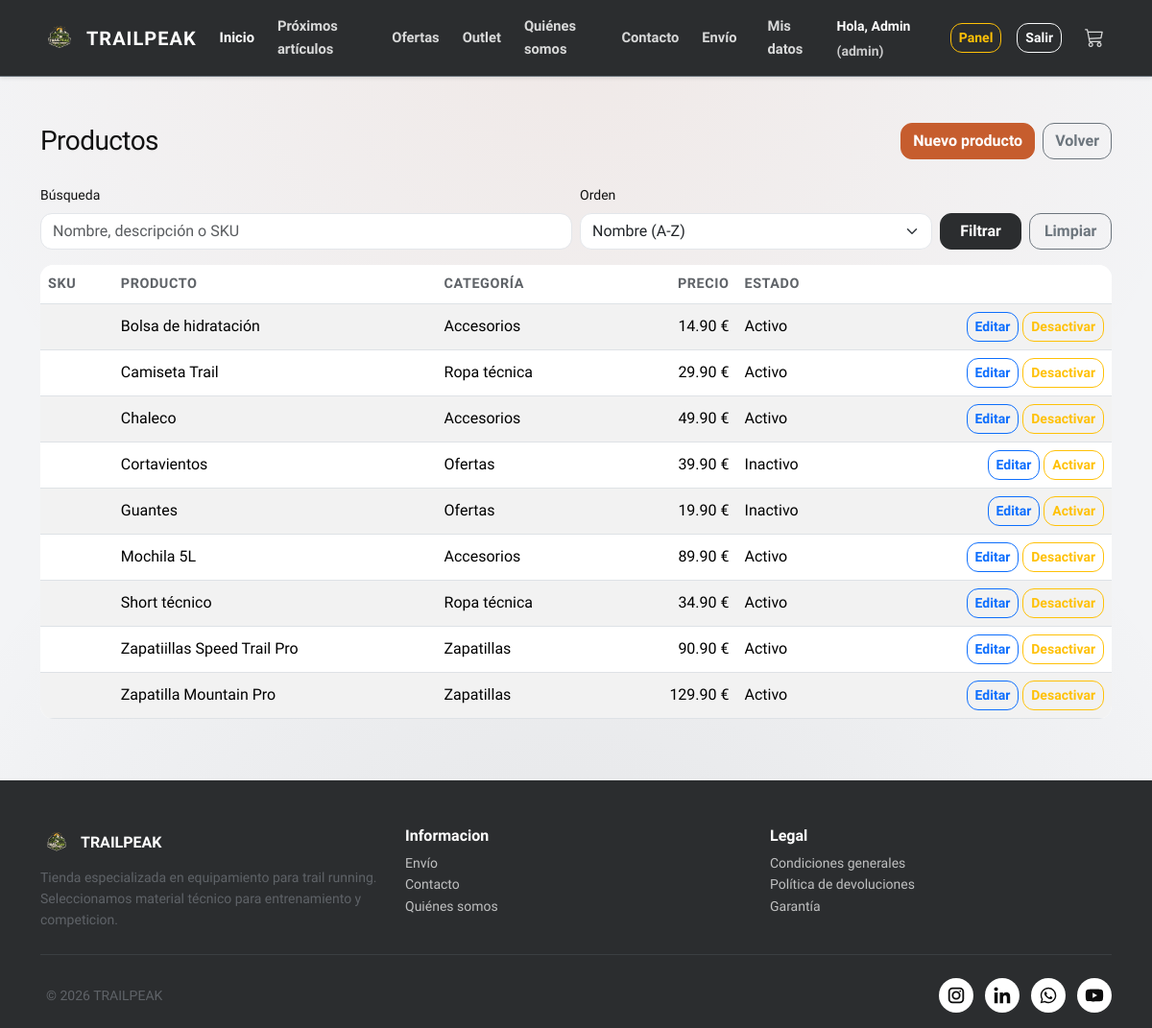
Page /admin/productos.php (signed in) on the earlier database version.
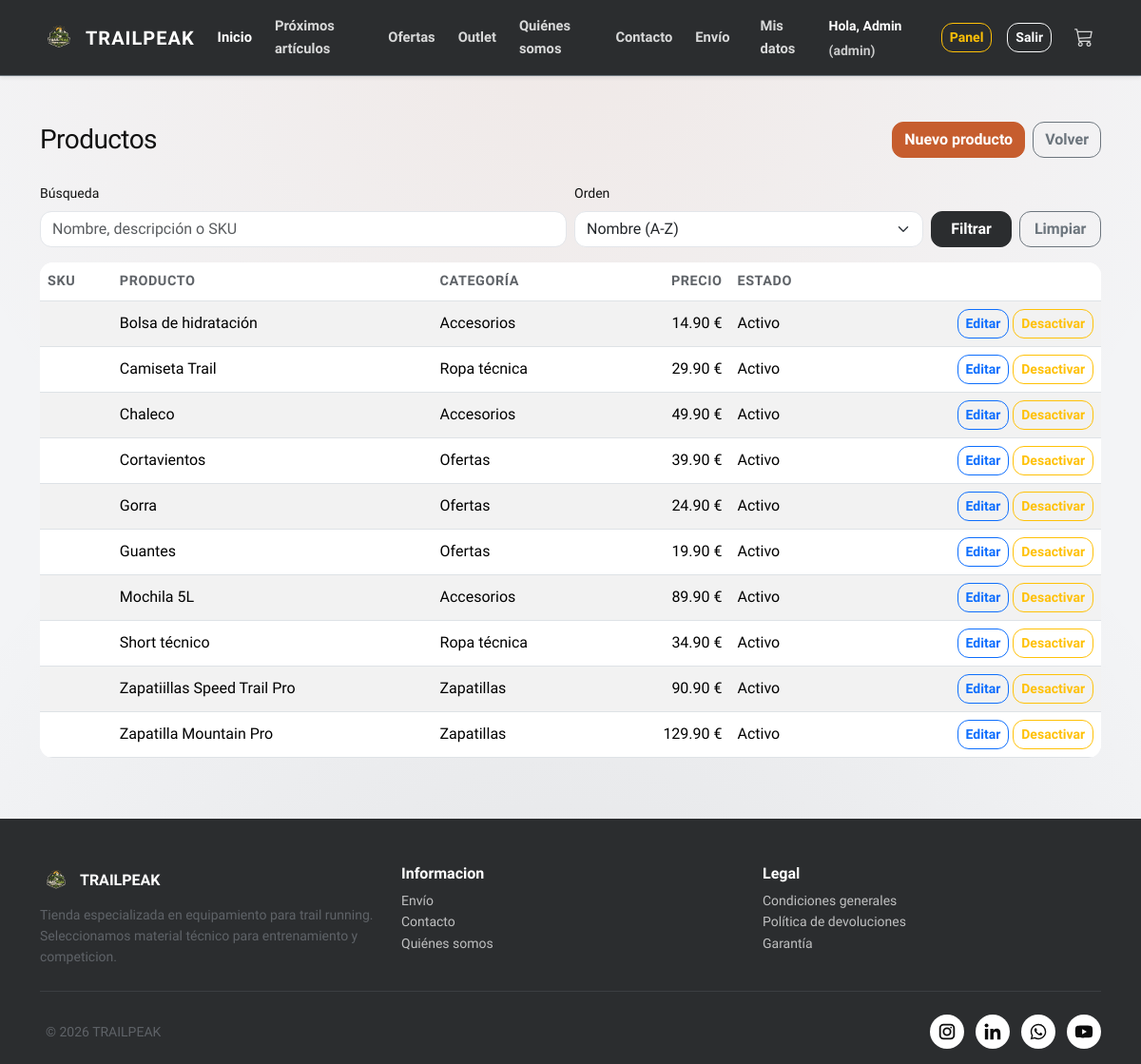
Same page on the later database version.
### tables this page shows
CREATE TABLE `producto` (
  `id_producto` int(11) NOT NULL,
  `sku` varchar(50) DEFAULT NULL,
  `nombre` varchar(100) NOT NULL,
  `descripcion` text DEFAULT NULL,
  `precio` decimal(8,2) NOT NULL,
  `stock` int(11) NOT NULL,
  `id_categoria` int(11) NOT NULL,
  `imagen_path` varchar(255) DEFAULT NULL,
  `activo` tinyint(1) DEFAULT 1
);

CREATE TABLE `categoria` (
  `id_categoria` int(11) NOT NULL,
  `nombre` varchar(100) NOT NULL,
  `id_padre` int(11) DEFAULT NULL,
  `activo` tinyint(1) DEFAULT 1
);

### lib/auth.php (called while the page is built, shortened)
<?php
function is_logged_in(): bool {
  return isset($_SESSION['user']);
}
function current_user(): ?array {
  return $_SESSION['user'] ?? null;
}

### admin/productos.php (the view, shortened to what this page needs)
<?php
require_once __DIR__ . '/../config/db.php';
$q = trim($_GET['q'] ?? '');
$order = $_GET['order'] ?? 'nombre_asc';
$params = [];
$orderSql = 'p.nombre ASC';
$sql = "
  SELECT p.id_producto, p.sku, p.nombre, p.precio, p.activo, c.nombre AS categoria
  FROM producto p
  INNER JOIN categoria c ON c.id_categoria = p.id_categoria
";
$sql .= " ORDER BY $orderSql";
$stmt = $pdo->prepare($sql);
$stmt->execute($params);
$productos = $stmt->fetchAll(PDO::FETCH_ASSOC);
?>
<?php require_once __DIR__ . '/../includes/header.php'; ?>
<main class="container py-5">
    <div class="d-flex justify-content-between align-items-center mb-4">
      <h1 class="h3 mb-0">Productos</h1>
      <div class="d-flex gap-2">
        <a class="btn btn-primary" href="<?= BASE_URL ?>admin/producto_form.php">Nuevo producto</a>
        <a class="btn btn-outline-secondary" href="<?= BASE_URL ?>admin/index.php">Volver</a>
      </div>
    </div>
    <form class="row g-2 align-items-end mb-3" method="get" action="productos.php">
      <div class="col-md-6">
        <label class="form-label small">Búsqueda</label>
        <input type="text" name="q" class="form-control" value="<?= htmlspecialchars($q) ?>" placeholder="Nombre, descripción o SKU">
      </div>
      <div class="col-md-4">
        <label class="form-label small">Orden</label>
        <select name="order" class="form-select">
          <option value="nombre_asc" <?= ($order === 'nombre_asc') ? 'selected' : '' ?>>Nombre (A-Z)</option>
        </select>
      </div>
      <div class="col-md-2 d-flex gap-2">
        <button class="btn btn-dark w-100" type="submit">Filtrar</button>
        <a class="btn btn-outline-secondary w-100" href="productos.php">Limpiar</a>
      </div>
    </form>
    <?php if (!$productos): ?>
      <div class="alert alert-info">No hay productos registrados.</div>
    <?php else: ?>
      <div class="table-responsive">
        <table class="table table-striped align-middle">
          <thead>
            <tr>
              <th>SKU</th>
              <th>Producto</th>
              <th>Categoría</th>
              <th class="text-end">Precio</th>
              <th>Estado</th>
              <th></th>
            </tr>
          </thead>
          <tbody>
            <?php foreach ($productos as $p): ?>
              <tr>
                <td><?= htmlspecialchars($p['sku'] ?? '') ?></td>
                <td><?= htmlspecialchars($p['nombre']) ?></td>
                <td><?= htmlspecialchars($p['categoria']) ?></td>
                <td class="text-end"><?= number_format((float)$p['precio'], 2) ?> €</td>
                <td><?= ((int)$p['activo'] === 1) ? 'Activo' : 'Inactivo' ?></td>
                <td class="text-end">
                  <a class="btn btn-sm btn-outline-primary" href="<?= BASE_URL ?>admin/producto_form.php?id=<?= (int)$p['id_producto'] ?>">Editar</a>
                  <form method="post" class="d-inline" onsubmit="return confirm('¿Seguro que quieres cambiar el estado de este producto?');">
                    <button class="btn btn-sm btn-outline-warning" type="submit">
                      <?= ((int)$p['activo'] === 1) ? 'Desactivar' : 'Activar' ?>
                    </button>
                  </form>
                </td>
              </tr>
            <?php endforeach; ?>
          </tbody>
        </table>
      </div>
    <?php endif; ?>
  </main>
<?php require_once __DIR__ . '/../includes/footer.php'; ?>

### includes/header.php (shortened to what this page needs)
<?php
require_once __DIR__ . '/../lib/auth.php';
?>
<!DOCTYPE html>
<html lang="es">
  <head>
    <link
      href="https://cdn.jsdelivr.net/npm/bootstrap@5.3.2/dist/css/bootstrap.min.css"
      rel="stylesheet"
    />
    <link rel="stylesheet" href="<?= BASE_URL ?>css/style.css" />
    <link
      rel="stylesheet"
      href="https://cdn.jsdelivr.net/npm/bootstrap-icons@1.11.1/font/bootstrap-icons.css"
    />
  </head>
  <body>
    <nav class="navbar navbar-expand-lg navbar-dark bg-dark py-2 shadow-sm border-bottom border-secondary">
      <div class="container">
        <a class="navbar-brand d-flex align-items-center gap-2" href="<?= BASE_URL ?>index.php">
          <img src="<?= BASE_URL ?>img/ui/logo_trailpeak.png" alt="TrailPeak logo" height="40" />
          <span class="fw-bold text-uppercase">TRAILPEAK</span>
        </a>
        <div class="collapse navbar-collapse" id="menu">
          <ul class="navbar-nav ms-auto align-items-lg-center gap-2 fw-semibold pt-2 pt-lg-0">
            <li class="nav-item">
              <a class="nav-link active px-2" href="<?= BASE_URL ?>index.php">Inicio</a>
            </li>
            <li class="nav-item">
              <a class="nav-link px-2" href="#proximos">Próximos artículos</a>
            </li>
            <li class="nav-item">
              <a class="nav-link px-2" href="#ofertas">Ofertas</a>
            </li>
            <li class="nav-item">
              <a class="nav-link px-2" href="#outlet">Outlet</a>
            </li>
            <li class="nav-item">
              <a class="nav-link px-2" href="<?= BASE_URL ?>quienes_somos.php">Quiénes somos</a>
            </li>
            <li class="nav-item">
              <a class="nav-link px-2" href="<?= BASE_URL ?>contacto.php">Contacto</a>
            </li>
            <li class="nav-item">
              <a class="nav-link px-2" href="<?= BASE_URL ?>envio.php">Envío</a>
            </li>
            <?php if (!is_logged_in()): ?>
              <li class="nav-item ms-lg-2">
                <a class="btn btn-outline-light btn-sm" href="<?= BASE_URL ?>login.php">
                  Inicia sesión
                </a>
              </li>
            <?php else: ?>
              <li class="nav-item ms-lg-2">
                <a class="nav-link px-2" href="<?= BASE_URL ?>mis_datos.php">Mis datos</a>
              </li>
              <li class="nav-item ms-lg-2">
                <span class="navbar-text text-white small">
                  Hola, <?= htmlspecialchars(current_user()['nombre']) ?>
                  <span class="opacity-75">(<?= htmlspecialchars(current_user()['rol']) ?>)</span>
                </span>
              </li>
              <?php if (in_array(current_user()['rol'], ['admin','empleado'], true)): ?>
                <li class="nav-item ms-lg-2">
                  <a class="btn btn-outline-warning btn-sm" href="<?= BASE_URL ?>admin/index.php">
                    Panel
                  </a>
                </li>
              <?php endif; ?>
              <li class="nav-item ms-lg-2">
                <a class="btn btn-outline-light btn-sm" href="<?= BASE_URL ?>logout.php">
                  Salir
                </a>
              </li>
            <?php endif; ?>
            <li class="nav-item ms-lg-2">
              <a class="nav-link position-relative" href="<?= BASE_URL ?>cart.php" title="Ver carrito">
                <i class="bi bi-cart3 fs-5"></i>
              </a>
            </li>
          </ul>
        </div>
      </div>
    </nav>

### includes/footer.php (shortened to what this page needs)
    <footer class="bg-dark text-white pt-5 pb-3">
      <div class="container">
        <div class="row g-4">
          <div class="col-md-4">
            <div class="d-flex align-items-center gap-2 mb-2">
              <img
                src="<?= BASE_URL ?>img/ui/logo_trailpeak.png"
                alt="TrailPeak logo"
                height="34"
              />
              <span class="fw-bold">TRAILPEAK</span>
            </div>
            <p class="text-muted small mb-0">
              Tienda especializada en equipamiento para trail running. Seleccionamos material técnico para entrenamiento y competicion.
            </p>
          </div>
          <div class="col-md-4">
            <h6 class="fw-bold">Informacion</h6>
            <ul class="list-unstyled small mb-0">
              <li><a class="footer-link" href="<?= BASE_URL ?>envio.php">Envío</a></li>
              <li><a class="footer-link" href="<?= BASE_URL ?>contacto.php">Contacto</a></li>
              <li><a class="footer-link" href="<?= BASE_URL ?>quienes_somos.php">Quiénes somos</a></li>
            </ul>
          </div>
          <div class="col-md-4">
            <h6 class="fw-bold">Legal</h6>
            <ul class="list-unstyled small mb-0">
              <li><a class="footer-link" href="<?= BASE_URL ?>condiciones.php">Condiciones generales</a></li>
              <li>
                <a class="footer-link" href="<?= BASE_URL ?>politica.php">Política de devoluciones</a>
              </li>
              <li><a class="footer-link" href="<?= BASE_URL ?>garantia.php">Garantía</a></li>
            </ul>
          </div>
        </div>
        <hr class="border-secondary my-4" />
        <div class="footer-bottom d-flex flex-column flex-md-row align-items-center justify-content-between gap-3">
          <small class="text-muted footer-copy">© 2026 TRAILPEAK</small>
          <div id="SocailIcons" class="footer-social">
            <a class="icons instaIcon" href="#" aria-label="Instagram">
              <span class="icon insta">
              </span>
            </a>
            <a class="icons linkedin" href="#" aria-label="LinkedIn">
              <span class="icon link">
              </span>
            </a>
            <a class="icons whatsapp" href="#" aria-label="WhatsApp">
              <span class="icon whats">
              </span>
            </a>
            <a class="icons youtube" href="#" aria-label="YouTube">
              <span class="icon tube">
              </span>
            </a>
          </div>
        </div>
      </div>
    </footer>
  </body>
</html>

### css/style.css (style rules this page uses)
:root { --tp-primary: #2b2d2f; --tp-secondary: #6b7280; --tp-accent: #c65d2e; --tp-bg: #f3f4f6; --tp-surface: #ffffff; --tp-text: #111111; --tp-muted: #5f6368; --tp-border: #e3e6ea; --tp-shadow: 0 14px 30px rgba(16, 24, 40, 0.08); }
html, body { margin: 0; padding: 0; }
body { font-family: "Sora", "Segoe UI", sans-serif; background-color: var(--tp-bg); background-image: radial-gradient(circle at top, rgba(198, 93, 46, 0.08), transparent 55%), radial-gradient(circle at bottom, rgba(43, 45, 47, 0.08), transparent 60%); color: var(--tp-text); line-height: 1.6; min-height: 100vh; display: flex; flex-direction: column; }
main { flex: 1 0 auto; }
h1, h2, h3, h4, h5 { letter-spacing: -0.02em; }
.navbar-brand span { letter-spacing: 1px; }
.navbar { box-shadow: 0 8px 20px rgba(16, 24, 40, 0.2); }
.navbar .nav-link { font-size: 0.92rem; color: rgba(255, 255, 255, 0.82); }
.bg-dark { background-color: var(--tp-primary) !important; }
.text-muted { color: var(--tp-muted) !important; }
.btn-primary { background-color: var(--tp-accent); border-color: var(--tp-accent); }
.btn-dark { background-color: var(--tp-primary); border-color: var(--tp-primary); }
a { color: var(--tp-primary); }
.form-control, .form-select { border-radius: 12px; border-color: var(--tp-border); box-shadow: none; }
.btn { border-radius: 12px; font-weight: 600; }
.table { background-color: var(--tp-surface); border-radius: 14px; overflow: hidden; }
.table thead th { font-size: 0.9rem; text-transform: uppercase; letter-spacing: 0.04em; color: var(--tp-muted); }
.footer-link { color: rgba(255, 255, 255, 0.7); text-decoration: none; }
#SocailIcons { display: flex; align-items: center; gap: 12px; }
.footer-social { justify-content: flex-end; }
.footer-copy { padding-left: 6px; }
.icons { width: 36px; height: 36px; background: #fff; border-radius: 50%; cursor: pointer; outline: none; border: none; text-align: center; position: relative; display: inline-flex; align-items: center; justify-content: center; }
.icon { display: inline-flex; width: 100%; height: 100%; align-items: center; justify-content: center; border-radius: 50%; position: relative; overflow: hidden; border: none; outline: none; transition: color 0.3s ease; color: #0c0c0c; }
.icon::before { content: ""; position: absolute; bottom: 0; left: 0; width: 100%; height: 0; border-radius: 50%; transform: rotateX(360deg); transition: height 0.3s ease; z-index: -1; }
.icon.tube::before { background: red; }
.icon.insta::before { background: linear-gradient(40deg, #0000ff, #f56040); }
.icon.link::before { background: #0274b3; }
.icon.whats::before { background: #25d366; }
.icon svg { width: 22px; height: 22px; }

Differences in the rows shown:
changed producto "Cortavientos": activo "Inactivo Activar" → "Activo Desactivar"
added producto: nombre "Gorra", id_categoria.nombre "Ofertas", precio "24.90", activo "Activo"
changed producto "Guantes": activo "Inactivo Activar" → "Activo Desactivar"
